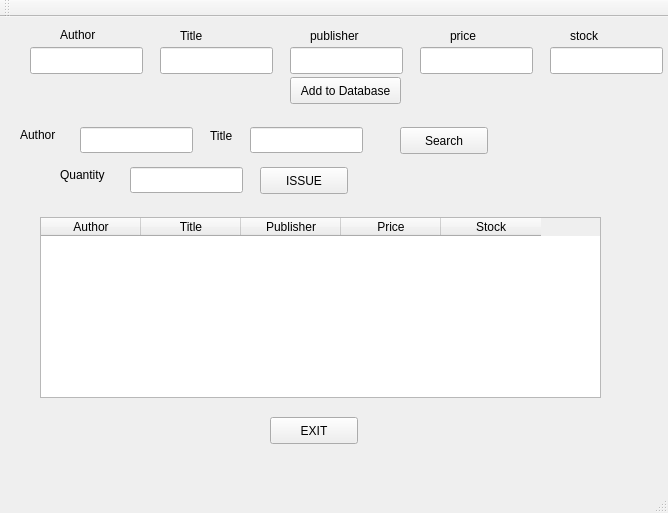
<?xml version="1.0" encoding="UTF-8"?>
<ui version="4.0">
 <class>MainWindow</class>
 <widget class="QMainWindow" name="MainWindow">
  <property name="geometry">
   <rect>
    <x>0</x>
    <y>0</y>
    <width>668</width>
    <height>513</height>
   </rect>
  </property>
  <property name="windowTitle">
   <string>MainWindow</string>
  </property>
  <widget class="QWidget" name="centralWidget">
   <widget class="QLabel" name="label">
    <property name="geometry">
     <rect>
      <x>60</x>
      <y>10</y>
      <width>66</width>
      <height>16</height>
     </rect>
    </property>
    <property name="text">
     <string>Author</string>
    </property>
   </widget>
   <widget class="QLineEdit" name="author">
    <property name="geometry">
     <rect>
      <x>30</x>
      <y>30</y>
      <width>113</width>
      <height>27</height>
     </rect>
    </property>
   </widget>
   <widget class="QLineEdit" name="title">
    <property name="geometry">
     <rect>
      <x>160</x>
      <y>30</y>
      <width>113</width>
      <height>27</height>
     </rect>
    </property>
    <property name="text">
     <string/>
    </property>
   </widget>
   <widget class="QLabel" name="label_2">
    <property name="geometry">
     <rect>
      <x>180</x>
      <y>10</y>
      <width>66</width>
      <height>17</height>
     </rect>
    </property>
    <property name="text">
     <string>Title</string>
    </property>
   </widget>
   <widget class="QPushButton" name="add">
    <property name="geometry">
     <rect>
      <x>290</x>
      <y>60</y>
      <width>111</width>
      <height>27</height>
     </rect>
    </property>
    <property name="text">
     <string>Add to Database</string>
    </property>
   </widget>
   <widget class="QLineEdit" name="pub">
    <property name="geometry">
     <rect>
      <x>290</x>
      <y>30</y>
      <width>113</width>
      <height>27</height>
     </rect>
    </property>
   </widget>
   <widget class="QLineEdit" name="price">
    <property name="geometry">
     <rect>
      <x>420</x>
      <y>30</y>
      <width>113</width>
      <height>27</height>
     </rect>
    </property>
   </widget>
   <widget class="QLineEdit" name="stock">
    <property name="geometry">
     <rect>
      <x>550</x>
      <y>30</y>
      <width>113</width>
      <height>27</height>
     </rect>
    </property>
   </widget>
   <widget class="QLabel" name="label_3">
    <property name="geometry">
     <rect>
      <x>310</x>
      <y>10</y>
      <width>66</width>
      <height>17</height>
     </rect>
    </property>
    <property name="text">
     <string>publisher</string>
    </property>
   </widget>
   <widget class="QLabel" name="label_4">
    <property name="geometry">
     <rect>
      <x>450</x>
      <y>10</y>
      <width>66</width>
      <height>17</height>
     </rect>
    </property>
    <property name="text">
     <string>price</string>
    </property>
   </widget>
   <widget class="QLabel" name="label_5">
    <property name="geometry">
     <rect>
      <x>570</x>
      <y>10</y>
      <width>66</width>
      <height>17</height>
     </rect>
    </property>
    <property name="text">
     <string>stock</string>
    </property>
   </widget>
   <widget class="QPushButton" name="pushButton">
    <property name="geometry">
     <rect>
      <x>400</x>
      <y>110</y>
      <width>88</width>
      <height>27</height>
     </rect>
    </property>
    <property name="text">
     <string>Search</string>
    </property>
   </widget>
   <widget class="QLineEdit" name="auths">
    <property name="geometry">
     <rect>
      <x>80</x>
      <y>110</y>
      <width>113</width>
      <height>26</height>
     </rect>
    </property>
   </widget>
   <widget class="QLineEdit" name="titles">
    <property name="geometry">
     <rect>
      <x>250</x>
      <y>110</y>
      <width>113</width>
      <height>26</height>
     </rect>
    </property>
   </widget>
   <widget class="QLabel" name="label_6">
    <property name="geometry">
     <rect>
      <x>20</x>
      <y>110</y>
      <width>66</width>
      <height>16</height>
     </rect>
    </property>
    <property name="text">
     <string>Author</string>
    </property>
   </widget>
   <widget class="QLabel" name="label_7">
    <property name="geometry">
     <rect>
      <x>210</x>
      <y>110</y>
      <width>66</width>
      <height>17</height>
     </rect>
    </property>
    <property name="text">
     <string>Title</string>
    </property>
   </widget>
   <widget class="QTableWidget" name="tableWidget">
    <property name="geometry">
     <rect>
      <x>40</x>
      <y>200</y>
      <width>561</width>
      <height>181</height>
     </rect>
    </property>
    <column>
     <property name="text">
      <string>Author</string>
     </property>
    </column>
    <column>
     <property name="text">
      <string>Title</string>
     </property>
    </column>
    <column>
     <property name="text">
      <string>Publisher</string>
     </property>
    </column>
    <column>
     <property name="text">
      <string>Price</string>
     </property>
    </column>
    <column>
     <property name="text">
      <string>Stock</string>
     </property>
    </column>
   </widget>
   <widget class="QPushButton" name="issue">
    <property name="geometry">
     <rect>
      <x>260</x>
      <y>150</y>
      <width>88</width>
      <height>27</height>
     </rect>
    </property>
    <property name="text">
     <string>ISSUE</string>
    </property>
   </widget>
   <widget class="QLineEdit" name="quantity">
    <property name="geometry">
     <rect>
      <x>130</x>
      <y>150</y>
      <width>113</width>
      <height>26</height>
     </rect>
    </property>
   </widget>
   <widget class="QLabel" name="label_8">
    <property name="geometry">
     <rect>
      <x>60</x>
      <y>150</y>
      <width>58</width>
      <height>16</height>
     </rect>
    </property>
    <property name="text">
     <string>Quantity</string>
    </property>
   </widget>
   <widget class="QPushButton" name="exit">
    <property name="geometry">
     <rect>
      <x>270</x>
      <y>400</y>
      <width>88</width>
      <height>27</height>
     </rect>
    </property>
    <property name="text">
     <string>EXIT</string>
    </property>
   </widget>
  </widget>
  <widget class="QMenuBar" name="menuBar">
   <property name="geometry">
    <rect>
     <x>0</x>
     <y>0</y>
     <width>668</width>
     <height>24</height>
    </rect>
   </property>
  </widget>
  <widget class="QToolBar" name="mainToolBar">
   <attribute name="toolBarArea">
    <enum>TopToolBarArea</enum>
   </attribute>
   <attribute name="toolBarBreak">
    <bool>false</bool>
   </attribute>
  </widget>
  <widget class="QStatusBar" name="statusBar"/>
 </widget>
 <layoutdefault spacing="6" margin="11"/>
 <resources/>
 <connections/>
</ui>
